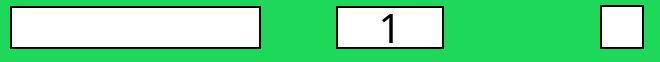
       <widget class="QWidget" name="key18" native="true">
        <property name="sizePolicy">
         <sizepolicy hsizetype="Preferred" vsizetype="Fixed">
          <horstretch>0</horstretch>
          <verstretch>0</verstretch>
         </sizepolicy>
        </property>
        <property name="minimumSize">
         <size>
          <width>0</width>
          <height>55</height>
         </size>
        </property>
        <property name="maximumSize">
         <size>
          <width>16777215</width>
          <height>90</height>
         </size>
        </property>
        <property name="cursor">
         <cursorShape>PointingHandCursor</cursorShape>
        </property>
        <property name="styleSheet">
         <string notr="true">background-color: rgb(30, 217, 89);
</string>
        </property>
        <widget class="QLineEdit" name="game_command18">
         <property name="geometry">
          <rect>
           <x>10</x>
           <y>6</y>
           <width>251</width>
           <height>43</height>
          </rect>
         </property>
         <property name="sizePolicy">
          <sizepolicy hsizetype="Expanding" vsizetype="Preferred">
           <horstretch>0</horstretch>
           <verstretch>0</verstretch>
          </sizepolicy>
         </property>
         <property name="minimumSize">
          <size>
           <width>0</width>
           <height>43</height>
          </size>
         </property>
         <property name="maximumSize">
          <size>
           <width>16777215</width>
           <height>16777215</height>
          </size>
         </property>
         <property name="font">
          <font>
           <family>Berlin Sans FB</family>
           <pointsize>20</pointsize>
          </font>
         </property>
         <property name="styleSheet">
          <string notr="true">background-color: rgb(255, 255, 255);
color: rgb(0, 0, 0);
border-style: solid;
border-width: 2px;
border-color: black;</string>
         </property>
         <property name="inputMask">
          <string notr="true"/>
         </property>
         <property name="maxLength">
          <number>16</number>
         </property>
        </widget>
        <widget class="QLabel" name="key_18_name">
         <property name="geometry">
          <rect>
           <x>336</x>
           <y>6</y>
           <width>108</width>
           <height>43</height>
          </rect>
         </property>
         <property name="font">
          <font>
           <family>Berlin Sans FB</family>
           <pointsize>30</pointsize>
          </font>
         </property>
         <property name="styleSheet">
          <string notr="true">background-color: rgb(255, 255, 255);
border-style: solid;
border-width: 2px;
border-color: black;</string>
         </property>
         <property name="text">
          <string>1</string>
         </property>
         <property name="alignment">
          <set>Qt::AlignCenter</set>
         </property>
        </widget>
        <widget class="QCheckBox" name="checkBox1">
         <property name="geometry">
          <rect>
           <x>600</x>
           <y>2</y>
           <width>51</width>
           <height>51</height>
          </rect>
         </property>
         <property name="styleSheet">
          <string notr="true">QCheckBox::indicator {
     width: 40px;
     height: 40px;
	border-style: solid;
    border-width: 2px;
    border-color: black;
}

QCheckBox::indicator:checked {
   background-color: rgb(7, 113, 240);
}
QCheckBox::indicator:unchecked {
    background-color: rgb(255, 255, 255);
}
</string>
         </property>
         <property name="text">
          <string/>
         </property>
         <property name="iconSize">
          <size>
           <width>23</width>
           <height>28</height>
          </size>
         </property>
         <property name="checkable">
          <bool>true</bool>
         </property>
        </widget>
       </widget>
